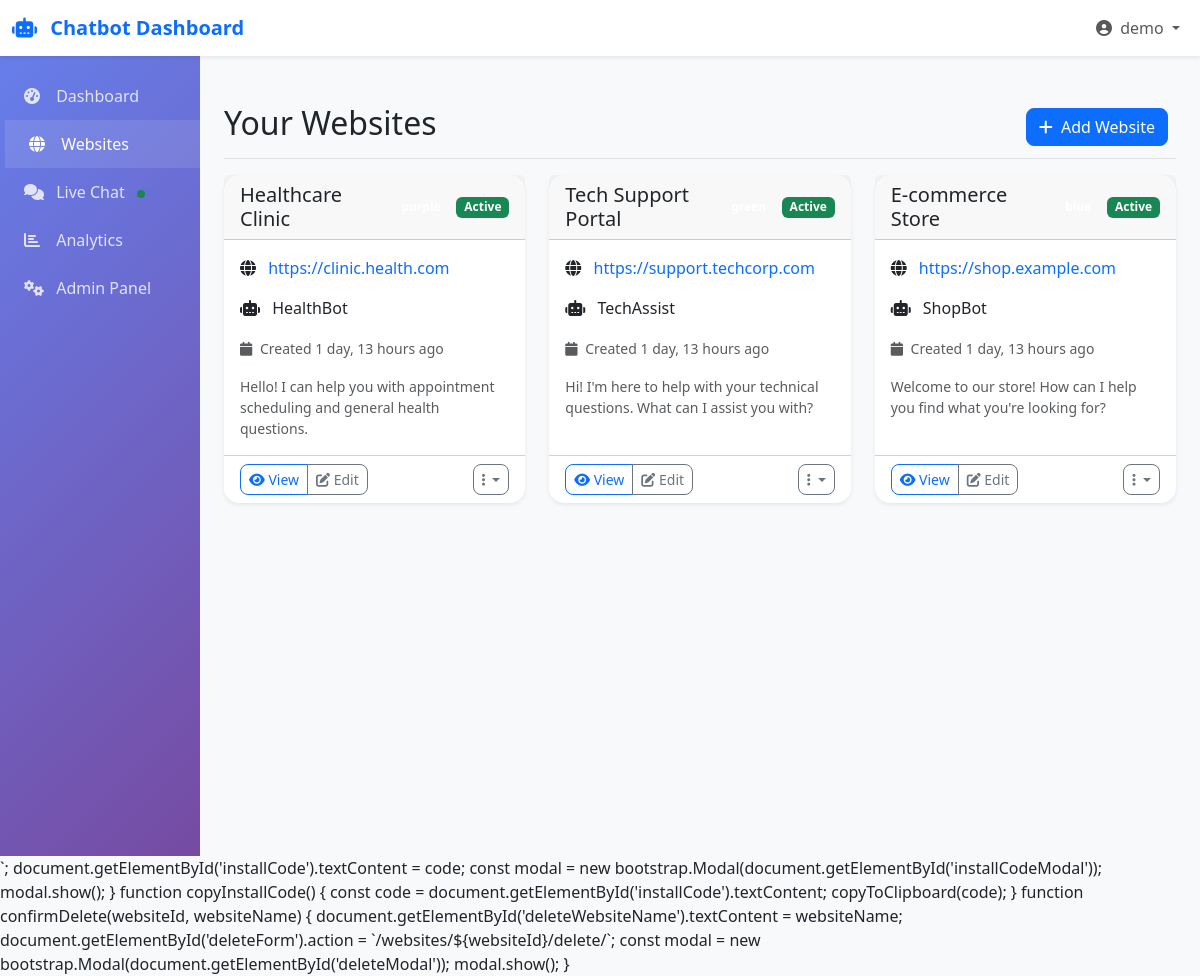
Page /websites/ (signed in) on the committed database.
### chatbot/models.py (models this page shows, shortened)
class Website(models.Model):
    id = models.UUIDField(primary_key=True, default=uuid.uuid4, editable=False)
    name = models.CharField(max_length=200)
    url = models.URLField()
    owner = models.ForeignKey(User, on_delete=models.CASCADE, related_name='websites')
    bot_name = models.CharField(max_length=100, default='AI Assistant')
    welcome_message = models.TextField(default="Hi! I'm your AI assistant. How can I help you today?")
    theme = models.CharField(
        max_length=20,
        choices=[
            ('green', 'Green'),
            ('blue', 'Blue'),
            ('purple', 'Purple'),
            ('red', 'Red'),
            ('orange', 'Orange'),
        ],
        default='green'
    )
    position = models.CharField(
        max_length=20,
        choices=[
            ('bottom-right', 'Bottom Right'),
            ('bottom-left', 'Bottom Left'),
            ('top-right', 'Top Right'),
            ('top-left', 'Top Left'),
        ],
        default='bottom-right'
    )
    enable_sound = models.BooleanField(default=True)
    show_typing_indicator = models.BooleanField(default=True)
    show_avatar = models.BooleanField(default=True)
    allow_minimize = models.BooleanField(default=True)
    allow_close = models.BooleanField(default=True)
    auto_connect = models.BooleanField(default=True)
    max_messages = models.IntegerField(default=50)
    ai_model = models.CharField(max_length=100, default='gpt-3.5-turbo')
    ai_temperature = models.FloatField(default=0.7)
    ai_max_tokens = models.IntegerField(default=500)
    system_prompt = models.TextField(
        default="You are a helpful AI assistant. Be friendly, helpful, and concise in your responses."
    )
    is_active = models.BooleanField(default=True)
    created_at = models.DateTimeField(auto_now_add=True)
    updated_at = models.DateTimeField(auto_now=True)
    class Meta:
        ordering = ['-created_at']

### dashboard/views.py (the view)
# urls.py: path('websites/', views.website_list, name='website_list'),
@login_required
def website_list(request):
    websites = Website.objects.filter(owner=request.user).order_by('-created_at')
    return render(request, 'dashboard/website_list.html', {'websites': websites})

### templates/dashboard/website_list.html (shortened to what this page needs)
{% extends 'base.html' %}
{% block content %}
<div class="d-flex justify-content-between flex-wrap flex-md-nowrap align-items-center pt-3 pb-2 mb-3 border-bottom">
    <h1 class="h2">Your Websites</h1>
    <div class="btn-toolbar mb-2 mb-md-0">
        <div class="btn-group me-2">
            <a href="{% url 'dashboard:website_create' %}" class="btn btn-primary">
                <i class="fas fa-plus me-1"></i>
                Add Website
            </a>
        </div>
    </div>
</div>
{% if websites %}
    <div class="row">
        {% for website in websites %}
        <div class="col-md-6 col-lg-4 mb-4">
            <div class="card h-100">
                <div class="card-header d-flex justify-content-between align-items-center">
                    <h5 class="card-title mb-0">{{ website.name }}</h5>
                    <div class="d-flex align-items-center">
                        <span class="badge bg-{{ website.theme }} me-2">{{ website.theme }}</span>
                        {% if website.is_active %}
                            <span class="badge bg-success">Active</span>
                        {% else %}
                            <span class="badge bg-secondary">Inactive</span>
                        {% endif %}
                    </div>
                </div>
                <div class="card-body">
                    <p class="card-text">
                        <i class="fas fa-globe me-2"></i>
                        <a href="{{ website.url }}" target="_blank" class="text-decoration-none">
                            {{ website.url|truncatechars:35 }}
                        </a>
                    </p>
                    <p class="card-text">
                        <i class="fas fa-robot me-2"></i>
                        {{ website.bot_name }}
                    </p>
                    <p class="card-text">
                        <small class="text-muted">
                            <i class="fas fa-calendar me-1"></i>
                            Created {{ website.created_at|timesince }} ago
                        </small>
                    </p>
                    <div class="mt-3">
                        <p class="card-text text-muted small">
                            {{ website.welcome_message|truncatechars:80 }}
                        </p>
                    </div>
                </div>
                <div class="card-footer bg-transparent">
                    <div class="d-flex justify-content-between align-items-center">
                        <div class="btn-group" role="group">
                            <a href="{% url 'dashboard:website_detail' website.id %}"
                               class="btn btn-sm btn-outline-primary">
                                <i class="fas fa-eye"></i>
                                View
                            </a>
                            <a href="{% url 'dashboard:website_edit' website.id %}"
                               class="btn btn-sm btn-outline-secondary">
                                <i class="fas fa-edit"></i>
                                Edit
                            </a>
                        </div>
                        <div class="dropdown">
                            <button class="btn btn-sm btn-outline-secondary dropdown-toggle"
                                    type="button" data-bs-toggle="dropdown">
                                <i class="fas fa-ellipsis-v"></i>
                            </button>
                        </div>
                    </div>
                </div>
            </div>
        </div>
        {% endfor %}
    </div>
{% endif %}
{% endblock %}
{% block extra_js %}
<script src="http://172.20.10.2:5000/static/chatbot-widget.js"></script>`;
    document.getElementById('installCode').textContent = code;
    const modal = new bootstrap.Modal(document.getElementById('installCodeModal'));
    modal.show();
}
function copyInstallCode() {
    const code = document.getElementById('installCode').textContent;
    copyToClipboard(code);
}
function confirmDelete(websiteId, websiteName) {
    document.getElementById('deleteWebsiteName').textContent = websiteName;
    document.getElementById('deleteForm').action = `/websites/${websiteId}/delete/`;
    const modal = new bootstrap.Modal(document.getElementById('deleteModal'));
    modal.show();
}
{% endblock %}

### templates/base.html (shortened to what this page needs)
<!DOCTYPE html>
<html lang="en">
<head>
    <link href="https://cdn.jsdelivr.net/npm/bootstrap@5.3.0/dist/css/bootstrap.min.css" rel="stylesheet">
    <link href="https://cdnjs.cloudflare.com/ajax/libs/font-awesome/6.4.0/css/all.min.css" rel="stylesheet">
</head>
<body>
    <nav class="navbar navbar-expand-lg navbar-light bg-white shadow-sm">
        <div class="container-fluid">
            <a class="navbar-brand" href="{% url 'dashboard:dashboard' %}">
                <i class="fas fa-robot me-2"></i>
                Chatbot Dashboard
            </a>
            <div class="navbar-nav ms-auto">
                {% if user.is_authenticated %}
                    <div class="nav-item dropdown">
                        <a class="nav-link dropdown-toggle" href="#" role="button" data-bs-toggle="dropdown">
                            <i class="fas fa-user-circle me-1"></i>
                            {{ user.username }}
                        </a>
                    </div>
                {% else %}
                    <a class="nav-link" href="{% url 'login' %}">Login</a>
                    <a class="nav-link" href="{% url 'dashboard:register' %}">Register</a>
                {% endif %}
            </div>
        </div>
    </nav>
    <div class="container-fluid">
        <div class="row">
            {% if user.is_authenticated %}
            <div class="col-md-3 col-lg-2 sidebar">
                <div class="position-sticky pt-3">
                    <ul class="nav flex-column">
                        <li class="nav-item">
                            <a class="nav-link {% if request.resolver_match.url_name == 'dashboard' %}active{% endif %}"
                               href="{% url 'dashboard:dashboard' %}">
                                <i class="fas fa-tachometer-alt"></i>
                                Dashboard
                            </a>
                        </li>
                        <li class="nav-item">
                            <a class="nav-link {% if 'website' in request.resolver_match.url_name %}active{% endif %}"
                               href="{% url 'dashboard:website_list' %}">
                                <i class="fas fa-globe"></i>
                                Websites
                            </a>
                        </li>
                        <li class="nav-item">
                            <a class="nav-link {% if request.resolver_match.url_name == 'live-chat' %}active{% endif %}"
                               href="{% url 'dashboard:live-chat' %}">
                                <i class="fas fa-comments"></i>
                                Live Chat
                                <span class="live-indicator ms-2"></span>
                            </a>
                        </li>
                        <li class="nav-item">
                            <a class="nav-link {% if request.resolver_match.url_name == 'analytics' %}active{% endif %}"
                               href="{% url 'dashboard:analytics' %}">
                                <i class="fas fa-chart-bar"></i>
                                Analytics
                            </a>
                        </li>
                        <li class="nav-item">
                            <a class="nav-link" href="{% url 'admin:index' %}">
                                <i class="fas fa-cogs"></i>
                                Admin Panel
                            </a>
                        </li>
                    </ul>
                </div>
            </div>
            <div class="col-md-9 ms-sm-auto col-lg-10 px-md-4 main-content">
            {% else %}
            <div class="col-12 main-content">
            {% endif %}
                {% block content %}{% endblock %}
            </div>
        </div>
    </div>
    {% block extra_js %}{% endblock %}
</body>
</html>

### templates/base.html (style rules this page uses)
:root { --primary-color: #0d6efd; --secondary-color: #6c757d; --success-color: #198754; --info-color: #0dcaf0; --warning-color: #ffc107; --danger-color: #dc3545; --dark-color: #212529; --light-color: #f8f9fa; }
body { background-color: #f8f9fa; }
.sidebar { min-height: 100vh; background: linear-gradient(135deg, #667eea 0%, #764ba2 100%); padding: 0; }
.sidebar .nav-link { color: rgba(255, 255, 255, 0.8); padding: 0.75rem 1.5rem; border-radius: 0; transition: all 0.3s ease; }
.sidebar .nav-link:hover, .sidebar .nav-link.active { color: white; background-color: rgba(255, 255, 255, 0.1); transform: translateX(5px); }
.sidebar .nav-link i { margin-right: 0.5rem; width: 20px; }
.main-content { padding: 2rem; }
.card { border: none; border-radius: 15px; box-shadow: 0 0.125rem 0.25rem rgba(0, 0, 0, 0.075); transition: transform 0.2s ease, box-shadow 0.2s ease; }
.navbar-brand { font-weight: bold; color: var(--primary-color) !important; }
.btn { border-radius: 8px; transition: all 0.2s ease; }
.badge { border-radius: 6px; }
.live-indicator { display: inline-block; width: 8px; height: 8px; background-color: var(--success-color); border-radius: 50%; animation: pulse 2s infinite; }

### rows in the picture
Website: name "Healthcare Clinic", is_active "Active", url "https://clinic.health.com", bot_name "HealthBot", created_at "1 day, 13 hours", welcome_message "Hello! I can help you with appointment scheduling and general health questions."
Website: name "Tech Support Portal", is_active "Active", url "https://support.techcorp.com", bot_name "TechAssist", created_at "1 day, 13 hours", welcome_message "Hi! I'm here to help with your technical questions. What can I assist you with?"
Website: name "E-commerce Store", is_active "Active", url "https://shop.example.com", bot_name "ShopBot", created_at "1 day, 13 hours", welcome_message "Welcome to our store! How can I help you find what you're looking for?"

### other values in the picture
{{ user.username }} "demo"
